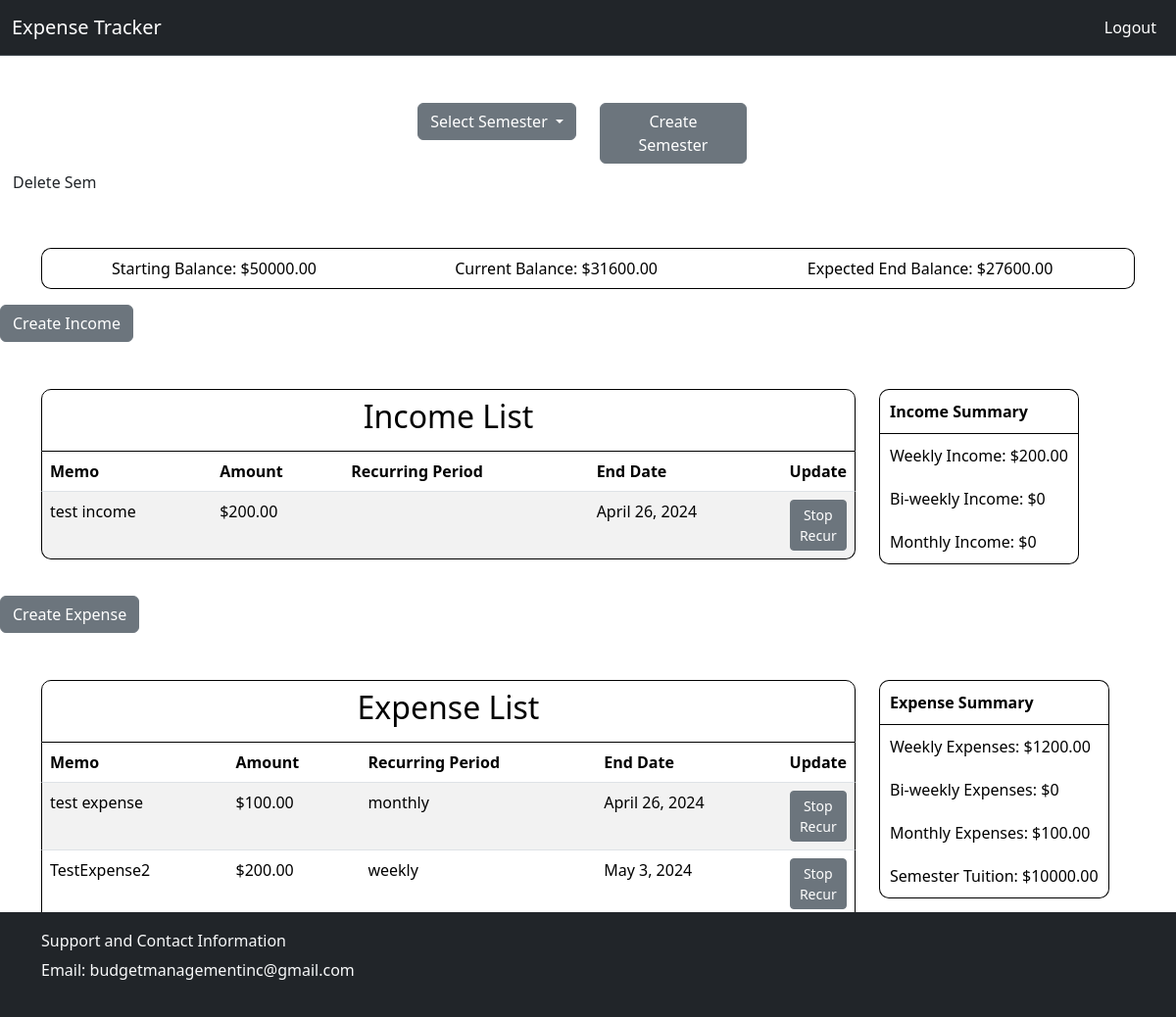
The app's page /stop_recur_expense/2/ (signed in) with its own data.
### budget/models.py (models this page shows)
class Semester(models.Model):
    semester_id = models.AutoField(primary_key=True)
    student_id = models.ForeignKey(settings.AUTH_USER_MODEL, on_delete=models.CASCADE, null=True, blank=True)
    semester_name = models.CharField(max_length = 30)
    start_date = models.DateField()
    end_date = models.DateField()
    starting_balance = models.DecimalField(decimal_places=2, max_digits=10)
    semester_tuition = models.DecimalField(decimal_places=2, max_digits=10)
    current_balance = models.DecimalField(decimal_places=2, max_digits=10)

class Income(models.Model):
    income_id = models.AutoField(primary_key=True)
    semester_id = models.ForeignKey(Semester, on_delete=models.CASCADE, null=True)
    amount = models.DecimalField(decimal_places=2, max_digits=10)
    is_recurring = models.BooleanField()
    date_last_updated = models.DateField(auto_now_add=True)
    end_date = models.DateField()
    recurring_period = models.CharField(max_length = 20)
    memo = models.CharField(max_length=200, null=True)

class Expense(models.Model):
    income_id = models.AutoField(primary_key=True)
    semester_id = models.ForeignKey(Semester, on_delete=models.CASCADE, null=True)
    amount = models.DecimalField(decimal_places=2, max_digits=10)
    is_recurring = models.BooleanField()
    date_last_updated = models.DateField(auto_now_add=True)
    end_date = models.DateField()
    recurring_period = models.CharField(max_length = 20)
    memo = models.CharField(max_length=200, null=True)

### budget/views.py (the view)
# urls.py: path('stop_recur_expense/<int:pk>/', views.StopRecurringExpense, name='stop_expense'),
def StopRecurringExpense(request, pk):
    if request.user.is_authenticated:
        expense = Expense.objects.get(pk=pk)
        if date.today() < expense.end_date:
            expense.end_date = date.today()
            expense.save()
        return semester(request, expense.semester_id.pk)
    else:
        return redirect('home')

### budget/templates/budget/semester_view.html (shortened to what this page needs)
{% extends './home.html' %}
{% load static %}
{% block style %}
    <link rel="stylesheet" href="{% static 'css/semester_tables.css' %}" />
{% endblock style %}
{%block semester %}
<a class="btn" href="{% url 'delete_semester' current_semester %}">Delete Sem</a>
<div class="container pt-5">
    <table class="table overall-summary">
        <tr>
            <td>Starting Balance: ${{start_bal}}</td>
            <td>Current Balance: ${{current_bal}}</td>
            <td>Expected End Balance: ${{end_bal}}</td>
        </tr>
    </table>
</div>
<div>
    <a href="{% url 'income_form' current_semester %}" class="btn btn-secondary">Create Income</a>
</div>
<div class="container pt-5 pb-3">
    <div class="row">
        {% if incomes %}
        <div class="col-sm-9">
        <table class="table table-striped table-list">
            <thead>
                <tr>
                    <th colspan="5"><h2>Income List</h2></th>
                </tr>
                <tr>
                    <th>Memo</th>
                    <th>Amount</th>
                    <th>Recurring Period</th>
                    <th>End Date</th>
                    <th style="width: 20px;">Update</th>
                </tr>
            </thead>
            {% for income in incomes %}
            <tbody>
                <tr>
                    <td>{{income.memo}}</td>
                    <td>${{income.amount}}</td>
                    <td>{{income.recurring_periods}}</td>
                    <td>{{income.end_date}}</td>
                    <td style="width: 20px;"><a class="btn btn-secondary btn-sm" href="{% url 'stop_income' income.pk%}">Stop Recur</td>
                </tr>
            {% endfor %}
        </table>
        </div>
        <div class="col-sm-3">
            <table class="table  summary">
                <thead>
                    <th>Income Summary</th>
                </thead>
                <tr>
                    <td>Weekly Income: ${{income_weekly}}</td>
                </tr>
                <tr>
                    <td>Bi-weekly Income: ${{income_biweekly}}</td>
                </tr>
                <tr>
                    <td>Monthly Income: ${{income_monthly}}</td>
                </tr>
            </table>
        </div>
    {% else %}
    <h5><strong>There are no current incomes associated with this semester.
        Click the 'Create Income' link in the navbar to add your first income to this semester!
    </strong></h5>
    {% endif %}
    </div>
</div>
<div>
    <a href="{% url 'expense_form' current_semester %}" class="btn btn-secondary">Create Expense</a>
</div>
<div class="container pt-5 pb-3">
    <div class="row">
        {% if expenses %}
        <div class="col-sm-9">
            <table class="table table-striped table-list">
                <thead>
                    <tr>
                        <th colspan="5"><h2>Expense List</h2></th>
                    </tr>
                    <tr>
                        <th>Memo</th>
                        <th>Amount</th>
                        <th>Recurring Period</th>
                        <th>End Date</th>
                        <th style="width: 20px;">Update</th>
                    </tr>
                </thead>
                {% for expense in expenses %}
                    <tr>
                        <td>{{expense.memo}}</td>
                        <td>${{expense.amount}}</td>
                        <td>{{expense.recurring_period}}</td>
                        <td>{{expense.end_date}}</td>
                        <td style="width: 20px;"><a class="btn btn-secondary btn-sm" href="{% url 'stop_expense' expense.pk %}">Stop Recur</td>
                    </tr>
                {% endfor %}
            </table>
        </div>
        <div class="col-sm-3">
            <table class="table table-bordered summary">
                <thead>
                    <th>Expense Summary</th>
                </thead>
                <tr>
                    <td>Weekly Expenses: ${{expense_weekly}}</td>
                </tr>
                <tr>
                    <td>Bi-weekly Expenses: ${{expense_biweekly}}</td>
                </tr>
                <tr>
                    <td>Monthly Expenses: ${{expense_monthly}}</td>
                </tr>
                <tr>
                    <td>Semester Tuition: ${{tuition}}</td>
                </tr>
            </table>
        </div>
    {% else %}
    <h5><strong>There are no current expenses associated with this semester.
        Click the 'Create Expense' link in the navbar to add your first expense to this semester!
    </strong></h5>
    {% endif %}
    </div>
</div>
{% endblock semester %}

### budget/static/css/semester_tables.css (style rules this page uses)
.summary { width: auto; border-collapse: separate; border-spacing: 0; }
.summary th, .summary td { padding: 10px; border: none; border-right: 1px solid black; border-left: 1px solid black; }
.summary th:first-child { border-top-left-radius: 10px; border-top-right-radius: 10px; border-top: 1px solid black; }
.summary tr:first-child td { border-top: 1px solid black; }
.summary tr:last-child td { border-bottom-right-radius: 10px; border-bottom-left-radius: 10px; }
.summary tr:last-child td { border-bottom: 1px solid black; }
.overall-summary { width: 100%; border-collapse: separate; border-spacing: 0; text-align: center; }
.overall-summary tr:first-child td { border-bottom: 1px solid black; border-top: 1px solid black; }
.overall-summary tr td:first-child { border-top-left-radius: 10px; border-bottom-left-radius: 10px; border-top: 1px solid black; border-left: 1px solid black; }
.overall-summary tr td:last-child { border-top-right-radius: 10px; border-bottom-right-radius: 10px; border-bottom: 1px solid black; border-right: 1px solid black; }
.table-list { width: 100%; border-collapse: separate; border-spacing: 0; }
.table-list thead tr:first-child th:first-child { border-top-left-radius: 10px; border-top-right-radius: 10px; border-left: 1px solid black; border-right: 1px solid black; border-top: 1px solid black; border-bottom: 1px solid black; text-align: center; }
.table-list thead tr th:first-child { border-left: 1px solid black; }
.table-list thead tr th:last-child { border-right: 1px solid black; }
.table-list tbody tr:last-child td:last-child { border-bottom-right-radius: 10px; border-bottom: 1px solid black; }
.table-list tbody tr:last-child td:first-child { border-bottom-left-radius: 10px; border-bottom: 1px solid black; }
.table-list tbody tr:last-child td { border-bottom: 1px solid black; }
.table-list tbody tr td:first-child { border-left: 1px solid black; }
.table-list tbody tr td:last-child { border-right: 1px solid black; }

### records on screen
Semester: starting_balance "50000.00", current_balance "31600.00", semester_tuition "10000.00"
Income: memo "test income", amount "200.00", end_date "April 26, 2024"
Expense: memo "test expense", amount "100.00", recurring_period "monthly", end_date "April 26, 2024"
Expense: memo "TestExpense2", amount "200.00", recurring_period "weekly", end_date "May 3, 2024"

### other values on screen
{{ end_bal }} "27600.00"
{{ income_weekly }} "200.00"
{{ income_biweekly }} "0"
{{ income_monthly }} "0"
{{ expense_weekly }} "1200.00"
{{ expense_biweekly }} "0"
{{ expense_monthly }} "100.00"
